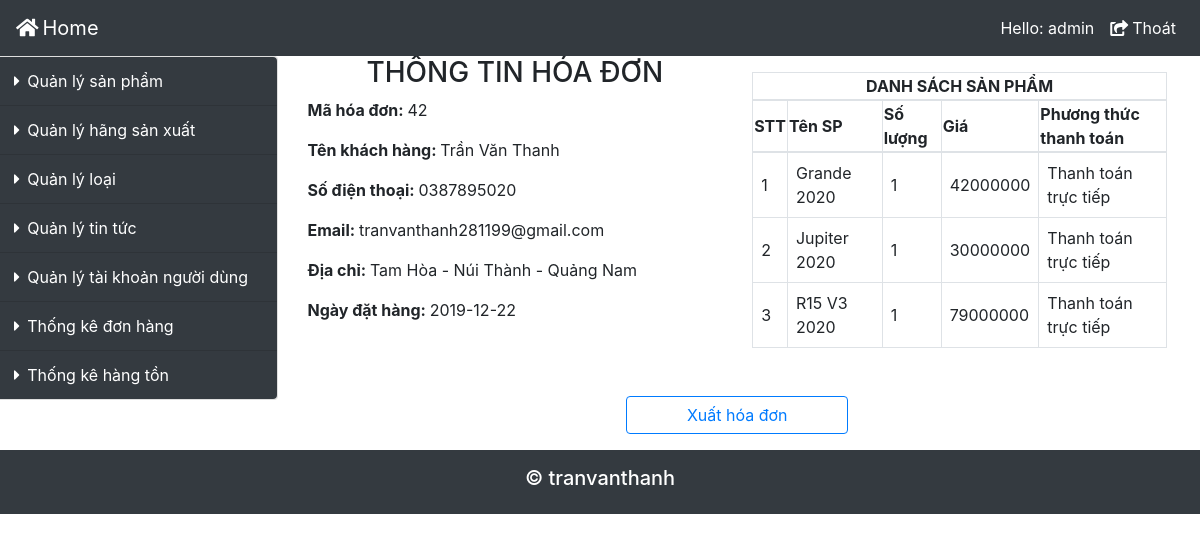
The app's page /Admin/index_admin.php?nc=chitietdh&mahd=42 (signed in) with its own data.
### tables this page shows
CREATE TABLE `tbl_hoadon` (
  `MaHD` int(11) NOT NULL,
  `IDKH` int(11) NOT NULL,
  `HoTen` varchar(50) NOT NULL,
  `SDT` varchar(12) NOT NULL,
  `Email` varchar(100) NOT NULL,
  `DiaChiNhan` varchar(100) NOT NULL,
  `NgayDatHang` date NOT NULL,
  `TrangThai` int(11) NOT NULL
);

CREATE TABLE `tbl_hoadonchitiet` (
  `MaHD` int(11) NOT NULL,
  `MaSP` varchar(50) NOT NULL,
  `TenSP` varchar(50) NOT NULL,
  `SoLuong` int(11) NOT NULL,
  `Gia` int(11) NOT NULL,
  `PTTT` int(100) NOT NULL
);

### Admin/ds_cthd.php (the view, shortened to what this page needs)
<?php
    $con = mysqli_connect('localhost', 'root', '', 'webbanxemay');
    $mahd = $_GET['mahd'];
		$result = mysqli_query($con, "select count(MaHD) as total from tbl_hoadonchitiet where MaHD = '$mahd'");
		$row = mysqli_fetch_assoc($result);
		$total_records = $row['total'];
		$current_page = isset($_GET['nc']) ? $_GET['nc'] : 1;
		$limit = 15;
		$total_page = ceil($total_records / $limit);
		if ($current_page > $total_page){
			$current_page = $total_page;
		}
		else if ($current_page < 1){
			$current_page = 1;
		}
		$start = ($current_page - 1) * $limit;
		$result = mysqli_query($con, "SELECT * FROM tbl_hoadonchitiet where MaHD = '$mahd' LIMIT $start, $limit");
		?>
<div class="mt-3">
<table class="table-responsive-sm table-bordered">
    <thead class="thead-light">
		<tr>
			<th colspan="6" class="text-center">DANH SÁCH SẢN PHẨM</th>
		</tr>
      <tr>
        <th>STT</th>
        <th>Tên SP</th>
		<th>Số lượng</th>
		<th>Giá</th>
        <th>Phương thức thanh toán</th>
      </tr>
    </thead>
			<?php
                require("../connect/connect.php");
				 $sql="select * FROM tbl_hoadonchitiet where MaHD = '$mahd'";
                $query = mysqli_query($con,$sql);
				$i=1;
				 if(mysqli_num_rows($query)>0)
                {
                    while ($row = mysqli_fetch_assoc($result)){?>
    		<tr>
                <td class='p-2'><?php echo $i;?></td>
                <td class='p-2'><?php echo $row ['TenSP'];?></td>
                <td class='p-2'><?php echo $row ['SoLuong'];?></td>
                <td class='p-2'><?php echo $row ['Gia'];?></td>
                <td class='p-2'><?php if($row ['PTTT'] == 1){
                        echo ("Thanh toán qua bưu điện");
                    }
                    if($row ['PTTT'] == 3){
                        echo ("Thanh toán trực tiếp");
                    }
                    ?>
                </td>
            </tr>
            <?php
			$i++;
	    }
	}
?>
</table>
</div>

### Admin/fr_ChiTietDH.php (shortened to what this page needs)
<?php
	require("../connect/connect.php");
	$mahd = $_GET['mahd'];
	$sql_1 = "select * from tbl_hoadon  where MaHD = '$mahd'";
	$row_1 = mysqli_query($con,$sql_1);
	$count = mysqli_num_rows($row_1);
	if($count>0){
		$chitiet = mysqli_fetch_array($row_1);
	}
?>
<div class="row">
    <div class="col-md-6 col-12">
        <form action="index_admin.php?nc=chitiet" method="POST" enctype="multipart/form-data">
            <h3 class="text-center">THÔNG TIN HÓA ĐƠN</h3>
            <p><b>Mã hóa đơn: </b><?php echo "$mahd"; ?></p>
            <p><b>Tên khách hàng: </b><?php echo $chitiet['HoTen']; ?></p>
            <p><b>Số điện thoại: </b><?php echo $chitiet['SDT']; ?></p>
            <p><b>Email: </b><?php echo $chitiet['Email']; ?></p>
            <p><b>Địa chỉ: </b><?php echo $chitiet['DiaChiNhan']; ?></p>
            <p><b>Ngày đặt hàng: </b><?php echo $chitiet['NgayDatHang']; ?></p>
        </form>
    </div>
    <div class="col-md-6 col-12">
        <?php require("ds_cthd.php");?>
    </div>
</div>
<div class="row justify-content-center">
    <button type="submit" class="btn btn-outline-primary w-25 mt-5 text-white"><a href="viewhoadon.php?nc=inhoadon&mahd=<?php echo $mahd;?>">Xuất hóa đơn</a></button>
</div>

### records on screen
tbl_hoadon: HoTen "Trần Văn Thanh", SDT "0387895020", Email "tranvanthanh281199@gmail.com", DiaChiNhan "Tam Hòa - Núi Thành - Quảng Nam", NgayDatHang "2019-12-22"
tbl_hoadonchitiet: TenSP "Grande 2020", SoLuong "1", Gia "42000000", PTTT "Thanh toán trực tiếp"
tbl_hoadonchitiet: TenSP "Jupiter 2020", SoLuong "1", Gia "30000000", PTTT "Thanh toán trực tiếp"
tbl_hoadonchitiet: TenSP "R15 V3 2020", SoLuong "1", Gia "79000000", PTTT "Thanh toán trực tiếp"

### other values on screen
$_SESSION['tendnadmin'] "admin"
$mahd "42"
